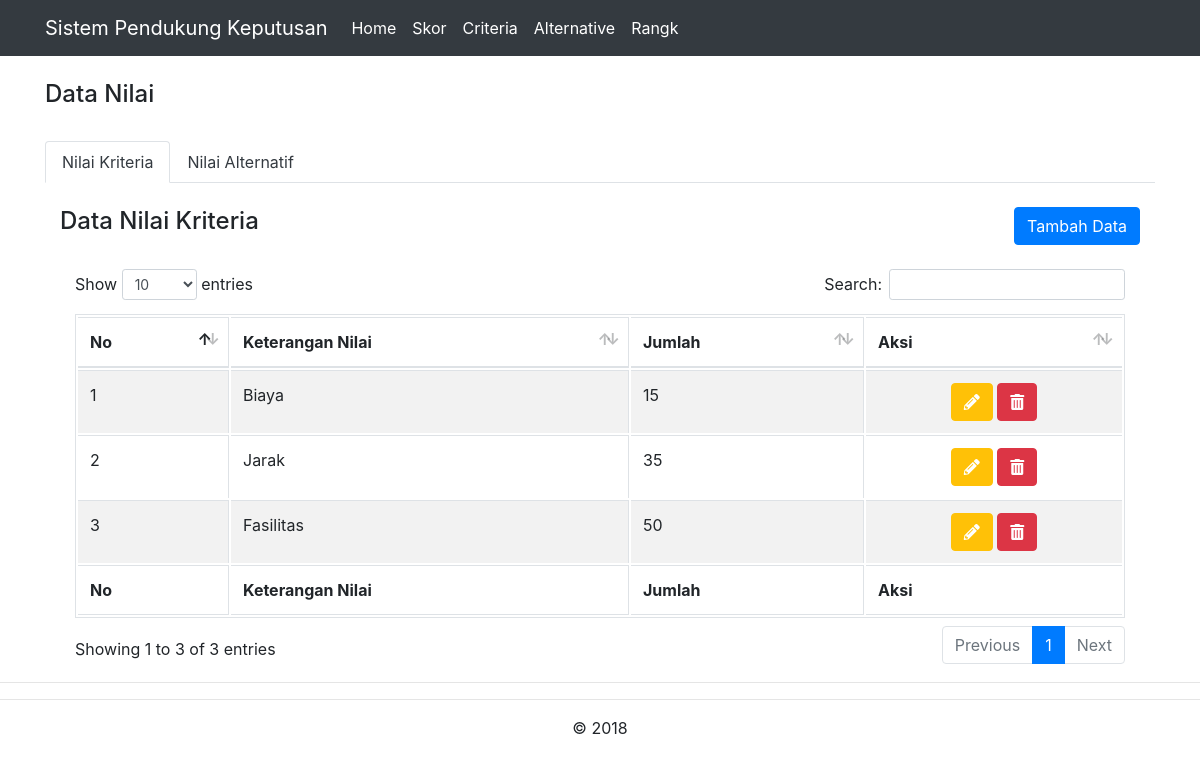
/nilai.php, run on an earlier commit of the app's database.
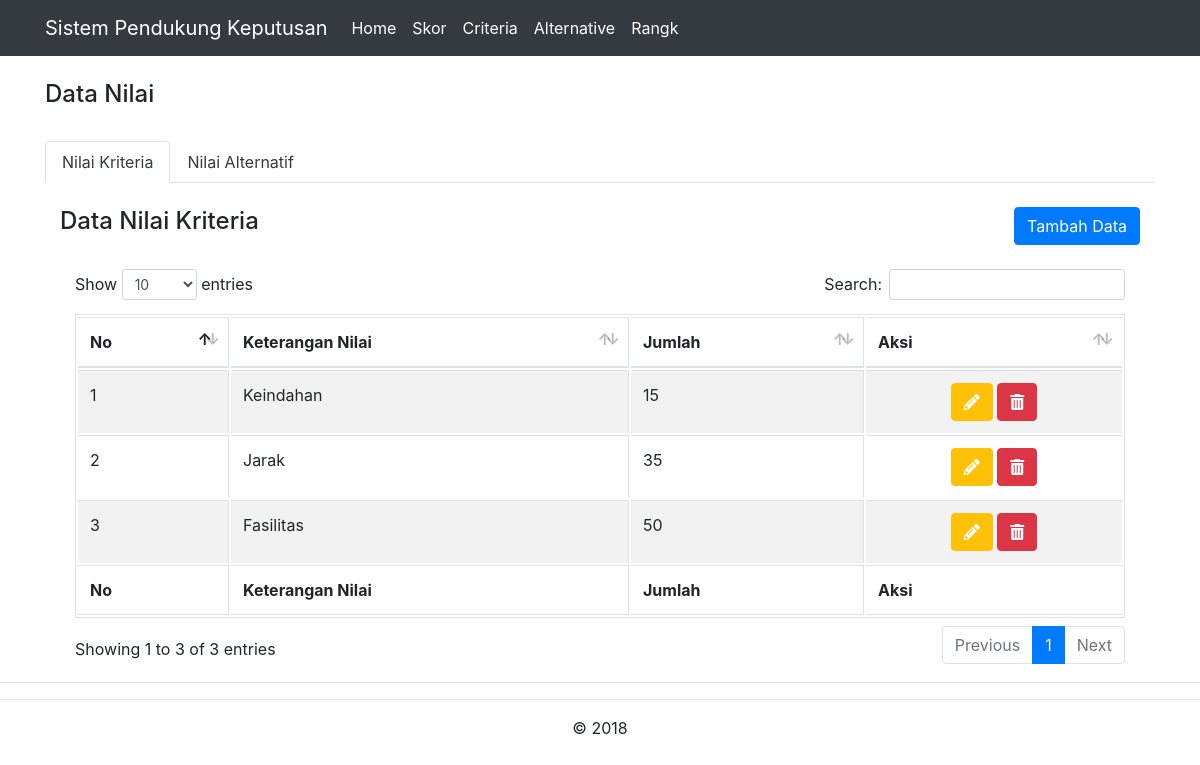
And on a later commit of the database.
### tables this page shows
CREATE TABLE `nilai_kriteria` (
  `id_nilai_kriteria` int(11) NOT NULL,
  `ket_nilai_kriteria` varchar(35) NOT NULL,
  `jum_nilai_kriteria` double NOT NULL
);

### nilai.php (the view, shortened to what this page needs)
<?php
include "header.php";
include "config.php";
$querykr = mysqli_query($koneksi,"SELECT * FROM nilai_kriteria");
?>
<br>
<div class="container">
	<div class="row">
		<div class="col-md-6 text-left">
			<h4>Data Nilai</h4>
		</div>
		<div class="col-md-6 text-right">
		</div>
	</div>
	<br>
	<ul class="nav nav-tabs" role="tablist">
    <li class="nav-item">
      <a class="nav-link active text-dark" data-toggle="tab" href="#nk">Nilai Kriteria</a>
    </li>
    <li class="nav-item">
      <a class="nav-link text-dark" data-toggle="tab" href="#na">Nilai Alternatif</a>
    </li>
  	</ul>
	<div class="tab-content">
    <div id="nk" class="container tab-pane active"><br>
    <div class="row">
		<div class="col-md-6 text-left">
			<h4>Data Nilai Kriteria</h4>
		</div>
		<div class="col-md-6 text-right">
			<button onclick="location.href='tambah-nilai-kriteria.php'" class="btn btn-primary">Tambah Data</button>
		</div>
	</div>
	<br>
	<table id="tabeldata" width="100%" class="table table-striped table-bordered">
		<thead>
			<tr>
				<th>No</th>
				<th>Keterangan Nilai</th>
				<th>Jumlah</th>
				<th>Aksi</th>
			</tr>
		</thead>
<tbody>
<?php
$no=1;
while ($row = mysqli_fetch_array($querykr)){
?>
            <tr>
                <td><?php echo $no++ ?></td>
                <td><?php echo $row['ket_nilai_kriteria'] ?></td>
                <td><?php echo $row['jum_nilai_kriteria'] ?></td>
                <td class="text-center">
					<a href="edit-nilai-kriteria.php?id=<?php echo $row['id_nilai_kriteria'] ?>" class="btn btn-warning text-white"><i class="fas fa-pencil-alt"></i></a>
					<a href="hapus-nilai-kriteria.php?id=<?php echo $row['id_nilai_kriteria'] ?>" onclick="return confirm('Yakin ingin menghapus data')" class="btn btn-danger"><span class="fas fa-trash-alt"></span></a>
			    </td>
            </tr>
<?php
}
?>
</tbody>
		<tfoot>
			<tr>
				<th>No</th>
				<th>Keterangan Nilai</th>
				<th>Jumlah</th>
				<th>Aksi</th>
			</tr>
		</tfoot>
	</table>
	</div>
	</div>
</div>
<?php
include "footer.php";
?>

What changed in the data, as far as the page shows it:
changed nilai_kriteria: ket_nilai_kriteria "Biaya" → "Keindahan"
